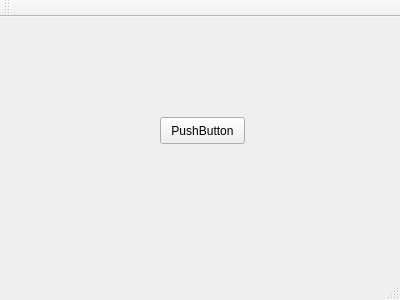
<?xml version="1.0" encoding="UTF-8"?>
<ui version="4.0">
 <class>MainWindow</class>
 <widget class="QMainWindow" name="MainWindow">
  <property name="geometry">
   <rect>
    <x>0</x>
    <y>0</y>
    <width>400</width>
    <height>300</height>
   </rect>
  </property>
  <property name="windowTitle">
   <string>MainWindow</string>
  </property>
  <widget class="QWidget" name="centralWidget">
   <widget class="QPushButton" name="pushButton">
    <property name="geometry">
     <rect>
      <x>160</x>
      <y>100</y>
      <width>85</width>
      <height>27</height>
     </rect>
    </property>
    <property name="text">
     <string>PushButton</string>
    </property>
   </widget>
  </widget>
  <widget class="QMenuBar" name="menuBar">
   <property name="geometry">
    <rect>
     <x>0</x>
     <y>0</y>
     <width>400</width>
     <height>21</height>
    </rect>
   </property>
  </widget>
  <widget class="QToolBar" name="mainToolBar">
   <attribute name="toolBarArea">
    <enum>TopToolBarArea</enum>
   </attribute>
   <attribute name="toolBarBreak">
    <bool>false</bool>
   </attribute>
  </widget>
  <widget class="QStatusBar" name="statusBar"/>
 </widget>
 <layoutdefault spacing="6" margin="11"/>
 <resources/>
 <connections/>
</ui>
